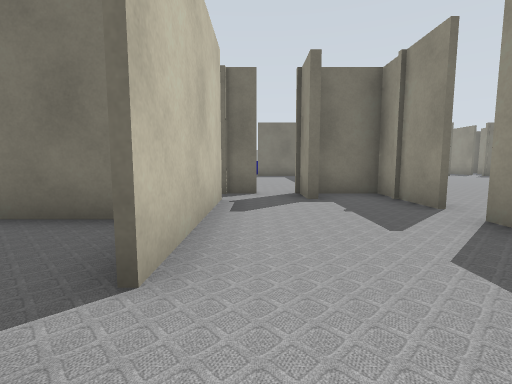
view 1 (above)

19 first-person views from a walk through a world built for the Gazebo simulator. The camera is 0.72 m above the floor, tilts 6° down and sees 85° across. Floor lines are 1 m apart. The floor is counted in squares, 1 m on a side. Each view is taken from the middle of a square. On the plan, view 1 faces up. The plan holds only what a view shows up to about 10 squares ahead; the rest is blank. The place goes on beyond the plan.

view 2
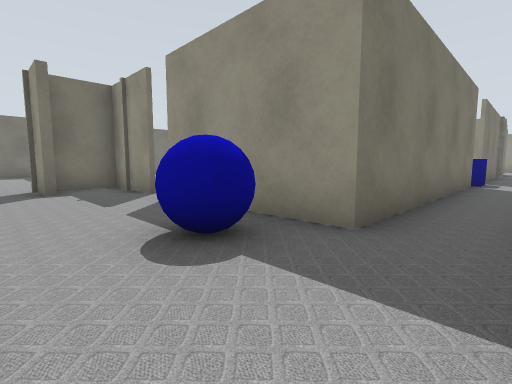

view 3
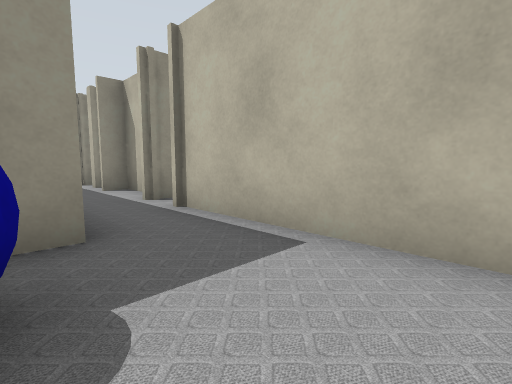

view 4
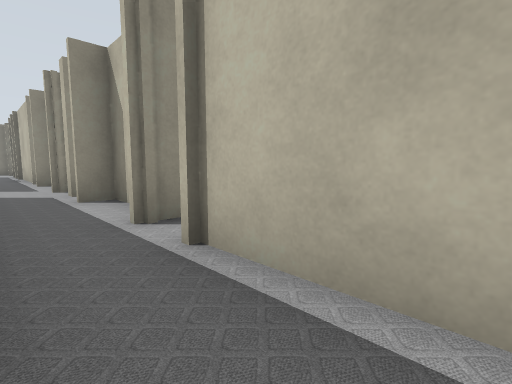

view 5
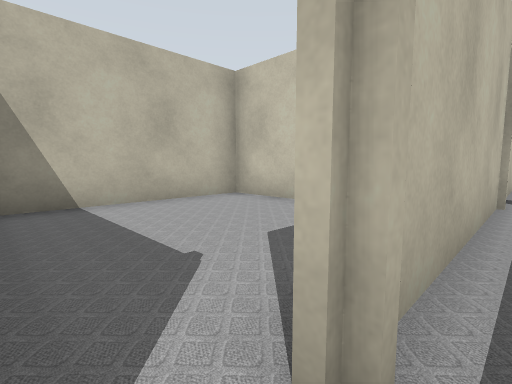

view 6
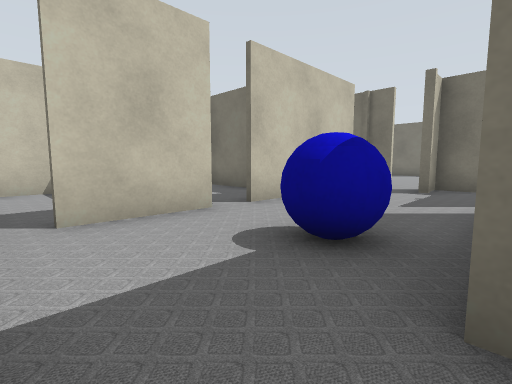

view 7
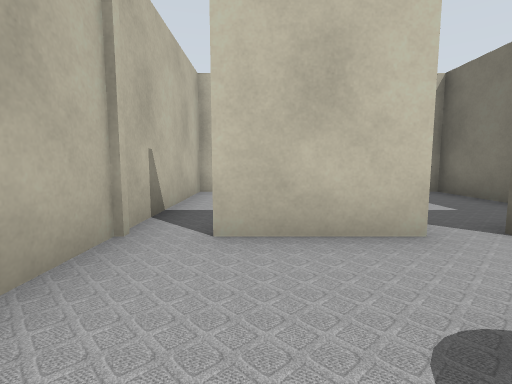

view 8
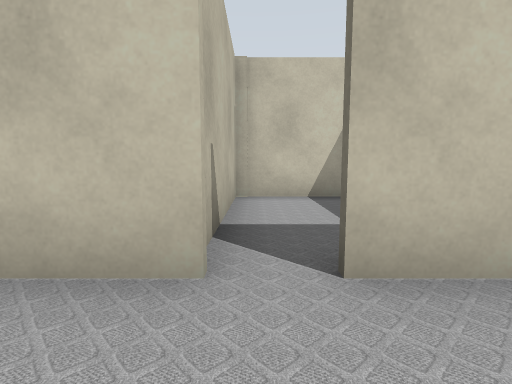

view 9
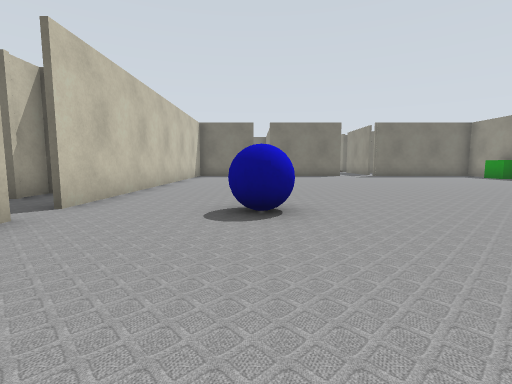

view 10
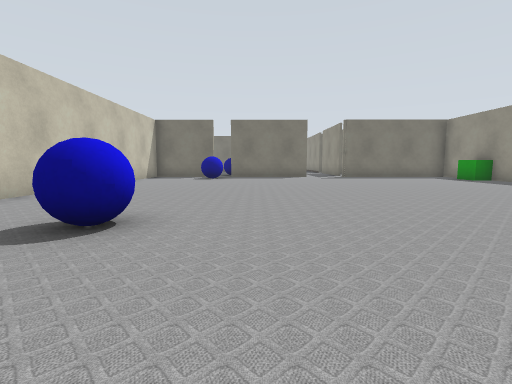

view 11
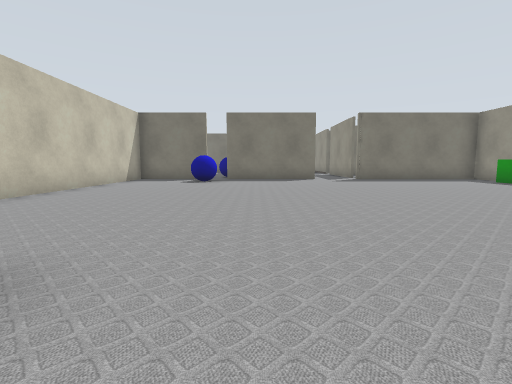

view 12
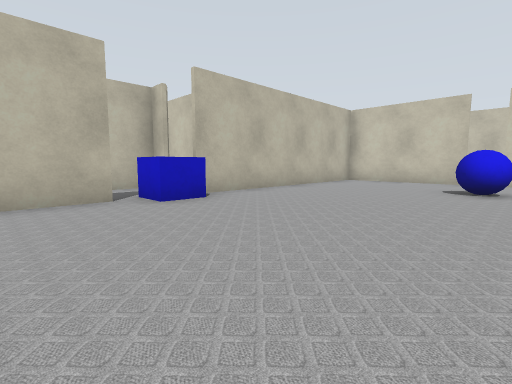

view 13
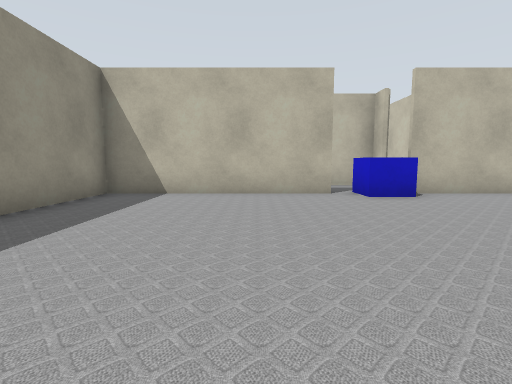

view 14
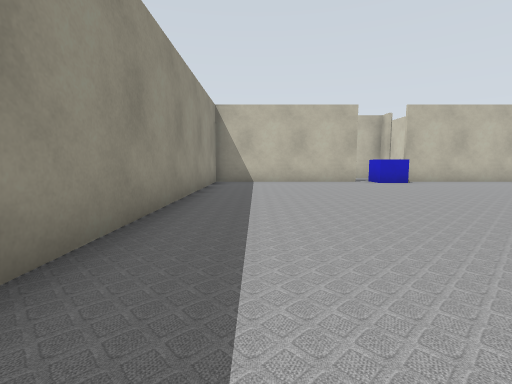

view 15
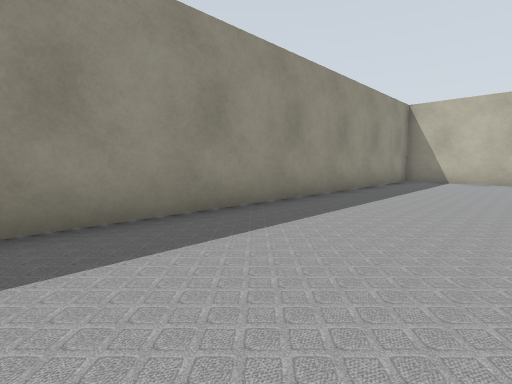

view 16
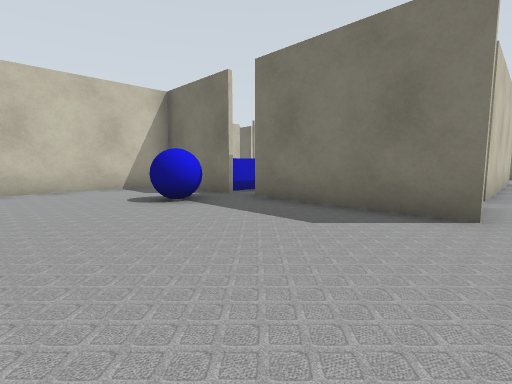

view 17
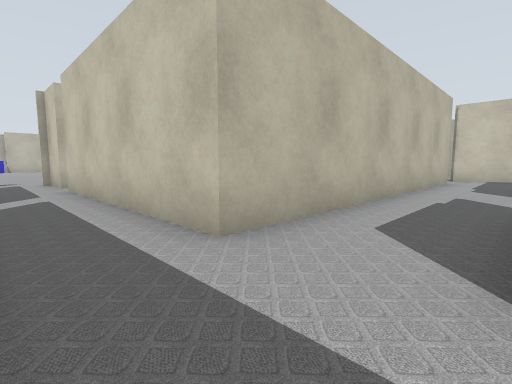

view 18
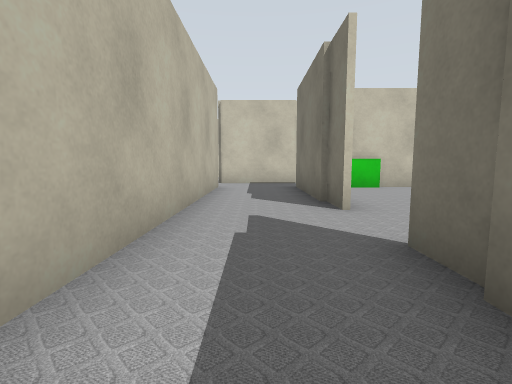

view 19
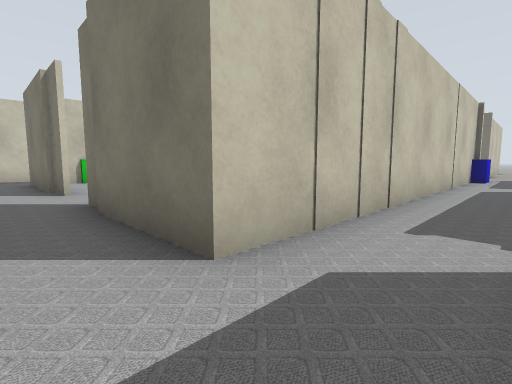

### Floor plan
Ten units are one square. View 1 is at (0, 0); x grows to the right and y downward. Boxes are objects, and circles mark ways between rooms. Rooms are numbered by the first view taken in them; rooms with no view inside come last. Other rooms are left out.
<svg viewBox="-54 -375 244 410">
<path fill="none" stroke="#000" d="M-7 -6 -7 15M28 -42 28 -65 9 -65M-5 24 44 24M10 -55 10 -66M53 30 53 22M-7 -56 -7 -15M12 -66 12 -55M1 -65 -11 -65M69 29 78 29 78 22M104 7 28 7 28 -35M104 22 104 29 116 29M102 28 102 22M130 7 124 7M136 24 150 24M106 -152 66 -152M104 -169 104 -152M59 -152 30 -152 30 -42M30 -35 30 -16M125 5 175 5 175 -110M51 5 105 5M49 -263 5 -263M5 -239 104 -239 104 -176M-7 -255 -7 -238M104 -365 104 -263 66 -263M-18 -35 -49 -35 -49 -6 -7 -6M-49 8 -49 24 -5 24"/>
<rect x="5" y="-15" width="20" height="20" fill="#bbb"><title>blue ball</title></rect>
<rect x="105" y="-5" width="20" height="20" fill="#bbb"><title>blue box</title></rect>
<rect x="55" y="-45" width="10" height="10" fill="#bbb"><title>blue ball</title></rect>
<rect x="55" y="-145" width="10" height="10" fill="#bbb"><title>blue ball</title></rect>
<rect x="165" y="-135" width="20" height="10" fill="#bbb"><title>green box</title></rect>
<circle cx="30" cy="-40" r="3" fill="#2a7"/>
<circle cx="-10" cy="-10" r="3" fill="#2a7"/>
<circle cx="-10" cy="20" r="3" fill="#2a7"/>
<text x="20" y="-10">1</text>
<text x="110" y="-110">2</text>
<text x="-30" y="-20">3</text>
<text x="-30" y="20">4</text>
</svg>
Room 1 opens to room 2. Room 1 opens to room 3. Room 1 opens to room 4.

Where each view was taken, in squares from view 1:
view 1: 0 up, 0 right, facing up
view 2: 2 down, 0 right, facing up-right
view 3: 0 up, 0 right, facing down-right
view 4: 1 down, 2 right, facing down-right
view 5: 2 down, 5 right, facing down-left
view 6: 2 down, 3 right, facing up-left
view 7: 1 down, 2 right, facing left
view 8: 1 up, 1 right, facing left
view 9: 0 up, 6 right, facing up
view 10: 1 up, 8 right, facing up
view 11: 3 up, 8 right, facing up
view 12: 5 up, 14 right, facing down-left
view 13: 6 up, 14 right, facing down
view 14: 10 up, 16 right, facing down
view 15: 11 up, 14 right, facing down-right
view 16: 11 up, 11 right, facing up-left
view 17: 26 up, 12 right, facing down-left
view 18: 25 up, 9 right, facing left
view 19: 25 up, 12 right, facing up-left
